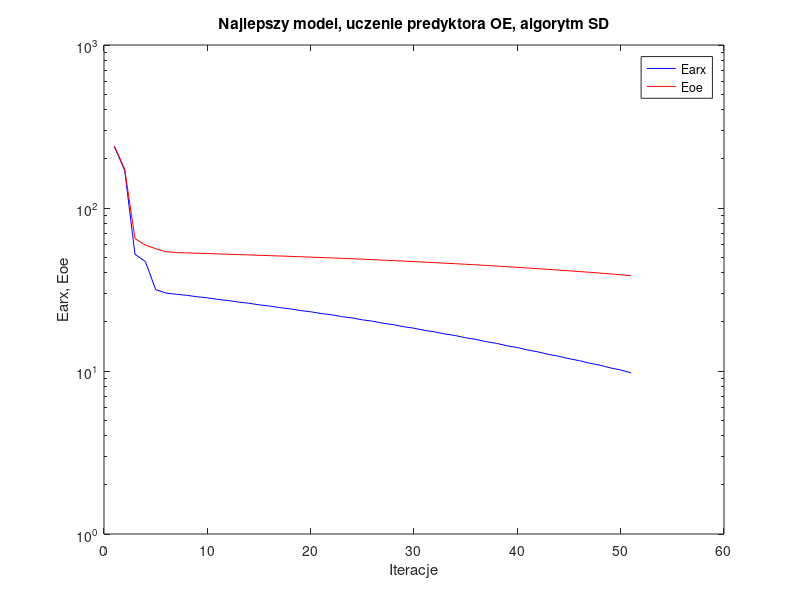

MATLAB code for this plot:
%uczenie predyktora oe
clear all;
n=0; farx(n+1)=2.378836e+002; foe(n+1)=2.395504e+002; wspucz(n+1)=0.000000e+000; ng(n+1)=0.000000e+000;
n=1; farx(n+1)=1.704115e+002; foe(n+1)=1.734292e+002; krok(n+1)=4.927090e-004; ng(n+1)=6.275707e+002;
n=2; farx(n+1)=5.198104e+001; foe(n+1)=6.482933e+001; krok(n+1)=1.417782e-002; ng(n+1)=1.801094e+002;
n=3; farx(n+1)=4.699033e+001; foe(n+1)=5.925895e+001; krok(n+1)=2.646270e-004; ng(n+1)=3.663556e+002;
n=4; farx(n+1)=3.158808e+001; foe(n+1)=5.626265e+001; krok(n+1)=1.875076e-002; ng(n+1)=4.015316e+001;
n=5; farx(n+1)=3.007213e+001; foe(n+1)=5.393260e+001; krok(n+1)=2.014683e-004; ng(n+1)=2.840432e+002;
n=6; farx(n+1)=2.955959e+001; foe(n+1)=5.328410e+001; krok(n+1)=5.440190e-004; ng(n+1)=1.222404e+002;
n=7; farx(n+1)=2.913529e+001; foe(n+1)=5.302241e+001; krok(n+1)=2.349064e-004; ng(n+1)=9.987947e+001;
n=8; farx(n+1)=2.854504e+001; foe(n+1)=5.277759e+001; krok(n+1)=6.553529e-004; ng(n+1)=7.339115e+001;
n=9; farx(n+1)=2.812121e+001; foe(n+1)=5.254068e+001; krok(n+1)=2.326282e-004; ng(n+1)=9.885765e+001;
n=10; farx(n+1)=2.750236e+001; foe(n+1)=5.229592e+001; krok(n+1)=6.453470e-004; ng(n+1)=7.189720e+001;
n=11; farx(n+1)=2.707914e+001; foe(n+1)=5.204981e+001; krok(n+1)=2.247378e-004; ng(n+1)=1.029369e+002;
n=12; farx(n+1)=2.647579e+001; foe(n+1)=5.180028e+001; krok(n+1)=6.173058e-004; ng(n+1)=7.447619e+001;
n=13; farx(n+1)=2.605621e+001; foe(n+1)=5.154874e+001; krok(n+1)=2.178332e-004; ng(n+1)=1.060150e+002;
n=14; farx(n+1)=2.546800e+001; foe(n+1)=5.129371e+001; krok(n+1)=5.909215e-004; ng(n+1)=7.735397e+001;
n=15; farx(n+1)=2.505232e+001; foe(n+1)=5.103653e+001; krok(n+1)=2.108866e-004; ng(n+1)=1.092393e+002;
n=16; farx(n+1)=2.447879e+001; foe(n+1)=5.077536e+001; krok(n+1)=5.653272e-004; ng(n+1)=8.033484e+001;
n=17; farx(n+1)=2.406748e+001; foe(n+1)=5.051264e+001; krok(n+1)=2.039564e-004; ng(n+1)=1.125639e+002;
n=18; farx(n+1)=2.350321e+001; foe(n+1)=5.024454e+001; krok(n+1)=5.465324e-004; ng(n+1)=8.340978e+001;
n=19; farx(n+1)=2.309617e+001; foe(n+1)=4.997276e+001; krok(n+1)=1.954789e-004; ng(n+1)=1.170360e+002;
n=20; farx(n+1)=2.253357e+001; foe(n+1)=4.969314e+001; krok(n+1)=5.333277e-004; ng(n+1)=8.630338e+001;
n=21; farx(n+1)=2.213082e+001; foe(n+1)=4.941232e+001; krok(n+1)=1.874926e-004; ng(n+1)=1.216581e+002;
n=22; farx(n+1)=2.157001e+001; foe(n+1)=4.912205e+001; krok(n+1)=5.216764e-004; ng(n+1)=8.950029e+001;
n=23; farx(n+1)=2.117134e+001; foe(n+1)=4.882870e+001; krok(n+1)=1.784716e-004; ng(n+1)=1.273698e+002;
n=24; farx(n+1)=2.060496e+001; foe(n+1)=4.852340e+001; krok(n+1)=5.157835e-004; ng(n+1)=9.262583e+001;
n=25; farx(n+1)=2.021038e+001; foe(n+1)=4.821543e+001; krok(n+1)=1.691914e-004; ng(n+1)=1.338267e+002;
n=26; farx(n+1)=1.963477e+001; foe(n+1)=4.789199e+001; krok(n+1)=5.126539e-004; ng(n+1)=9.586908e+001;
n=27; farx(n+1)=1.924121e+001; foe(n+1)=4.756691e+001; krok(n+1)=1.614953e-004; ng(n+1)=1.411475e+002;
n=28; farx(n+1)=1.869163e+001; foe(n+1)=4.723765e+001; krok(n+1)=4.800146e-004; ng(n+1)=1.003131e+002;
n=29; farx(n+1)=1.830571e+001; foe(n+1)=4.690673e+001; krok(n+1)=1.547514e-004; ng(n+1)=1.458614e+002;
n=30; farx(n+1)=1.776775e+001; foe(n+1)=4.656558e+001; krok(n+1)=4.604034e-004; ng(n+1)=1.045271e+002;
n=31; farx(n+1)=1.738710e+001; foe(n+1)=4.622342e+001; krok(n+1)=1.477953e-004; ng(n+1)=1.521653e+002;
n=32; farx(n+1)=1.686803e+001; foe(n+1)=4.587273e+001; krok(n+1)=4.356528e-004; ng(n+1)=1.091839e+002;
n=33; farx(n+1)=1.649413e+001; foe(n+1)=4.552183e+001; krok(n+1)=1.412779e-004; ng(n+1)=1.580751e+002;
n=34; farx(n+1)=1.598946e+001; foe(n+1)=4.516138e+001; krok(n+1)=4.168272e-004; ng(n+1)=1.140724e+002;
n=35; farx(n+1)=1.562093e+001; foe(n+1)=4.479567e+001; krok(n+1)=1.340573e-004; ng(n+1)=1.658329e+002;
n=36; farx(n+1)=1.513116e+001; foe(n+1)=4.442254e+001; krok(n+1)=3.968650e-004; ng(n+1)=1.190487e+002;
n=37; farx(n+1)=1.477066e+001; foe(n+1)=4.404579e+001; krok(n+1)=1.270414e-004; ng(n+1)=1.729393e+002;
n=38; farx(n+1)=1.428480e+001; foe(n+1)=4.365528e+001; krok(n+1)=3.870231e-004; ng(n+1)=1.239796e+002;
n=39; farx(n+1)=1.392996e+001; foe(n+1)=4.325800e+001; krok(n+1)=1.192523e-004; ng(n+1)=1.829034e+002;
n=40; farx(n+1)=1.345058e+001; foe(n+1)=4.284610e+001; krok(n+1)=3.738062e-004; ng(n+1)=1.290666e+002;
n=41; farx(n+1)=1.310210e+001; foe(n+1)=4.243411e+001; krok(n+1)=1.131625e-004; ng(n+1)=1.918318e+002;
n=42; farx(n+1)=1.265599e+001; foe(n+1)=4.201651e+001; krok(n+1)=3.423805e-004; ng(n+1)=1.356391e+002;
n=43; farx(n+1)=1.231838e+001; foe(n+1)=4.160244e+001; krok(n+1)=1.081342e-004; ng(n+1)=1.977585e+002;
n=44; farx(n+1)=1.189967e+001; foe(n+1)=4.117935e+001; krok(n+1)=3.179535e-004; ng(n+1)=1.424474e+002;
n=45; farx(n+1)=1.157180e+001; foe(n+1)=4.075569e+001; krok(n+1)=1.022356e-004; ng(n+1)=2.059497e+002;
n=46; farx(n+1)=1.116791e+001; foe(n+1)=4.031794e+001; krok(n+1)=3.028661e-004; ng(n+1)=1.487970e+002;
n=47; farx(n+1)=1.084930e+001; foe(n+1)=3.987908e+001; krok(n+1)=9.579321e-005; ng(n+1)=2.161609e+002;
n=48; farx(n+1)=1.045159e+001; foe(n+1)=3.941891e+001; krok(n+1)=2.942713e-004; ng(n+1)=1.549194e+002;
n=49; farx(n+1)=1.014103e+001; foe(n+1)=3.895858e+001; krok(n+1)=8.923578e-005; ng(n+1)=2.287257e+002;
n=50; farx(n+1)=9.749965e+000; foe(n+1)=3.847427e+001; krok(n+1)=2.859446e-004; ng(n+1)=1.614220e+002;

figure; semilogy(farx,'b'); hold on; semilogy(foe,'r'); xlabel('Iteracje'); ylabel('Earx, Eoe'); legend('Earx','Eoe'); title('Najlepszy model, uczenie predyktora OE, algorytm SD');
%figure; subplot(2,1,1); semilogy(krok); xlabel('Iteracje'); ylabel('Krok');
%subplot(2,1,2); semilogy(ng); xlabel('Iteracje'); ylabel('Norma gradientu');
Earx=farx(n+1);
Eoe=foe(n+1);
